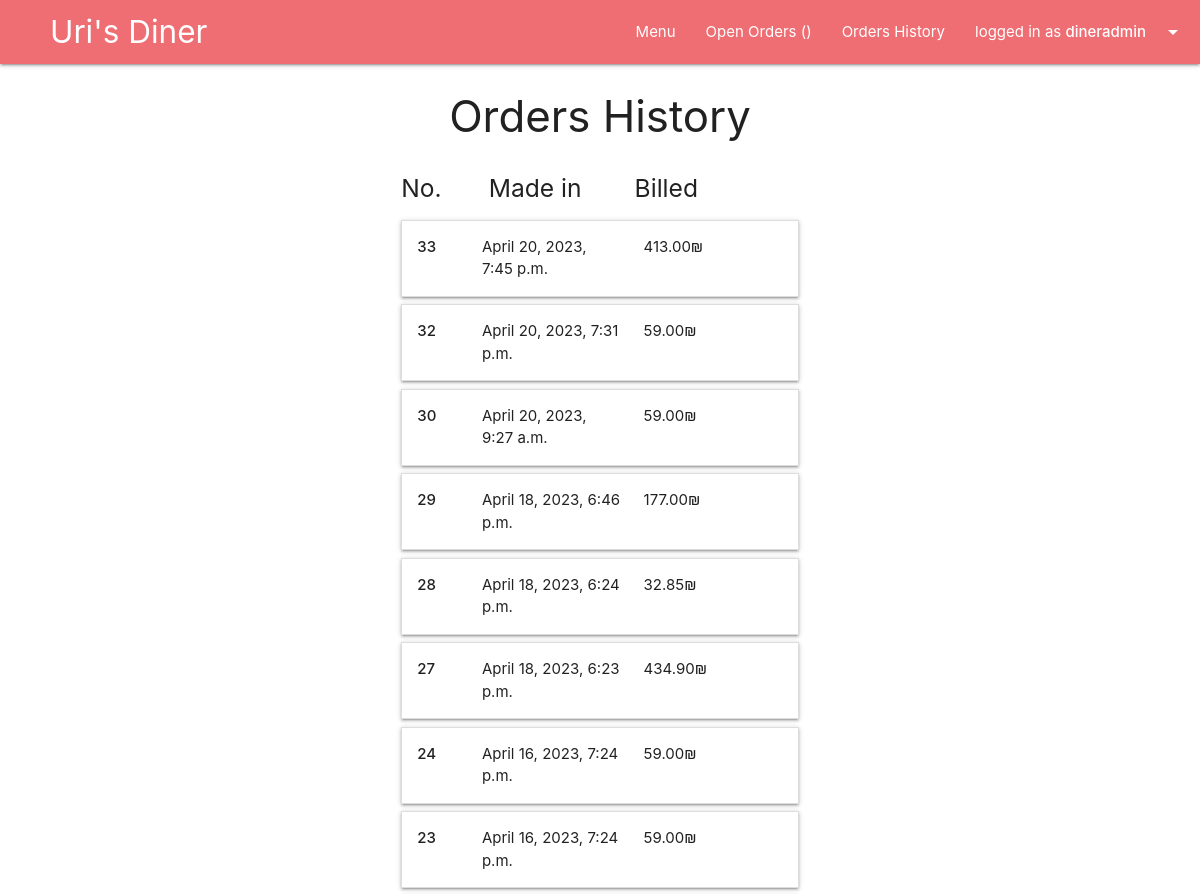
Before: /backoffice/orders/history (signed in, upper part) with the older database file.
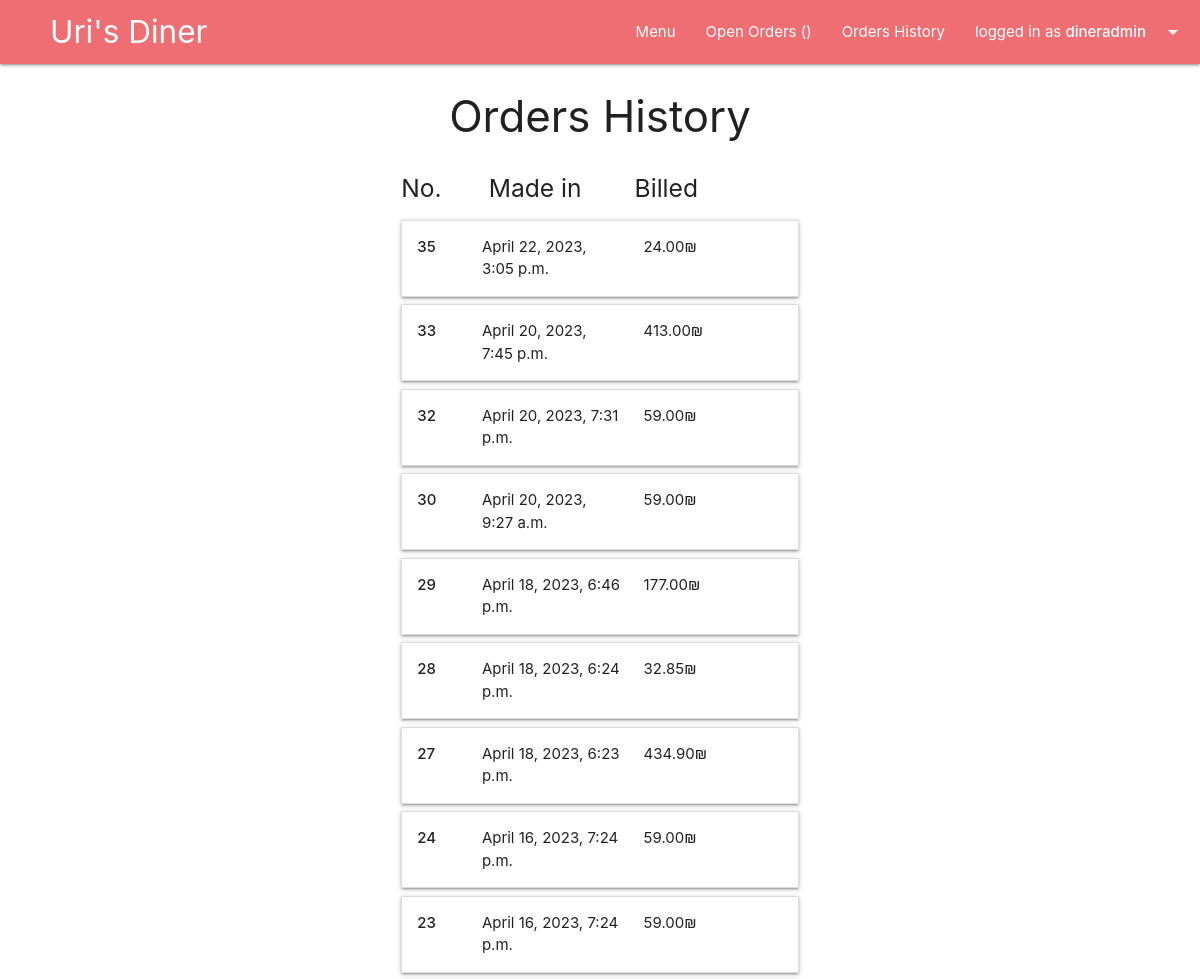
After: the same page with the newer database file.
### main/models.py (models this page shows, shortened)
class Cart(models.Model):
    user = models.ForeignKey(User, on_delete=models.CASCADE, blank=False)
    @property
    def total_to_pay(self):
        total = sum(item.item_total for item in self.item_set.all())
        return total

class Delivery(models.Model):
    is_delivered = models.BooleanField(default=False)
    address = models.CharField(max_length=200, blank=False)
    comment = models.CharField(max_length=500, blank=True)
    created = models.DateTimeField(auto_now_add=True)
    order = models.OneToOneField(Cart, primary_key=True, on_delete=models.CASCADE)

class Item(models.Model):
    dish = models.ForeignKey(Dish, on_delete=models.CASCADE, blank=False)
    cart = models.ForeignKey(Cart, on_delete=models.CASCADE, blank=False)
    amount = models.IntegerField(blank=False, default=1)
    @property
    def item_total(self):
        total = self.amount * self.dish.price
        return total

class Dish(models.Model):
    name = models.CharField(max_length=50, blank=False)
    price = models.DecimalField(max_digits=5, decimal_places=2, blank=False)
    description = models.CharField(max_length=300, blank=False)
    is_gluten_free = models.BooleanField(default=False)
    is_vegeterian = models.BooleanField(default=False)
    category = models.ForeignKey(Category, on_delete=models.CASCADE, limit_choices_to={'is_deleted':False})
    is_deleted = models.BooleanField(default=False)
    image_Url = models.URLField(null=True, blank=True)
    image_file = models.ImageField(upload_to=dish_image_path, null=True, blank=True)

### backoffice/views.py (the view)
# urls.py: path('orders/history', views.show_orders_history, name="show_orders_history"),
@staff_member_required(login_url='backoffice_login')
def show_orders_history(request):
    orders_list = sorted(Cart.objects.filter(delivery__is_delivered=True), key=lambda order: order.delivery.created, reverse=True)
    return render(request, 'backoffice/orders_history.html', {'orders_list':orders_list})

### main/context_processors.py (called while the page is built)
def site_wide_data(request):
    try:
        data = {
        'open_orders_number' : len(Cart.objects.filter(delivery__is_delivered=False)),
        'my_open_orders_number' : len(Delivery.objects.filter(order__user=request.user).filter(is_delivered=False)),
        'my_cart_items_number' : len(User.objects.get(id=request.user.id).cart_set.last().item_set.all())
        }
    except:
        data = {}
    return data

### backoffice/templates/backoffice/orders_history.html (shortened to what this page needs)
{% extends 'layouts/backoffice.html' %}
{% block backoffice-content %}
<div class="center-align">
  <h3>Orders History</h3>
</div>
<div class="row">
  <div class="col l6 offset-l3">
    <div class="row no-bottom-margin">
      <div class="col l10">
        <div class="row no-bottom-margin">
          <div class="col l3">
            <h5>No.</h5>
          </div>
          <div class="col l5">
            <h5>Made in</h5>
          </div>
          <div class="col">
            <h5>Billed</h5>
          </div>
        </div>
      </div>
    </div>
    {% for order in orders_list %}
    <div class="row valign-wrapper no-bottom-margin">
      <div class="col l12">
        <ul class="collapsible no-bottom-margin">
          <li>
            <div class="collapsible-header not-flex">
              <div class="row no-bottom-margin">
                <div class="col l2">
                  <div><strong>{{order.delivery.order_id}}</strong></div>
                </div>
                <div class="col l5">
                  <div>{{order.delivery.created}}</div>
                </div>
                <div class="col">
                  <div>{{order.total_to_pay}}₪</div>
                </div>
              </div>
            </div>
          </li>
        </ul>
      </div>
    </div>
    {% endfor %}
  </div>
</div>
{% endblock backoffice-content %}

Changed rows visible on the page:
added Cart: delivery.order_id "35", delivery.created "April 22, 2023, 3:05 p.m.", total_to_pay "24.00"
